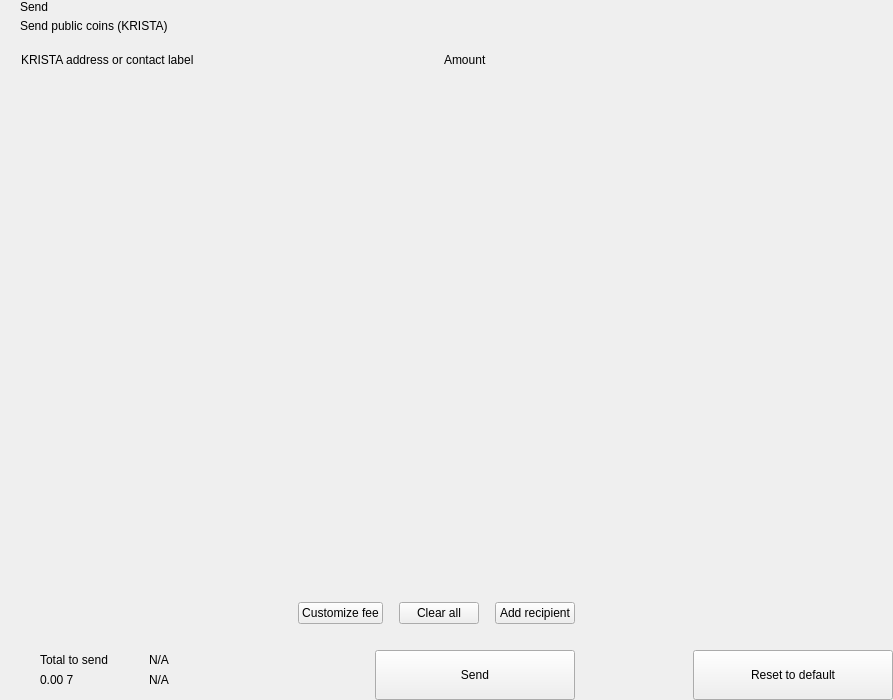
<?xml version="1.0" encoding="UTF-8"?>
<ui version="4.0">
 <class>send</class>
 <widget class="QWidget" name="send">
  <property name="geometry">
   <rect>
    <x>0</x>
    <y>0</y>
    <width>893</width>
    <height>700</height>
   </rect>
  </property>
  <property name="windowTitle">
   <string>Form</string>
  </property>
  <layout class="QHBoxLayout" name="horizontalLayout_2" stretch="2,1">
   <property name="spacing">
    <number>0</number>
   </property>
   <property name="leftMargin">
    <number>0</number>
   </property>
   <property name="topMargin">
    <number>0</number>
   </property>
   <property name="rightMargin">
    <number>0</number>
   </property>
   <property name="bottomMargin">
    <number>0</number>
   </property>
   <item>
    <widget class="QWidget" name="left" native="true">
     <layout class="QVBoxLayout" name="verticalLayout_3">
      <property name="spacing">
       <number>0</number>
      </property>
      <property name="leftMargin">
       <number>0</number>
      </property>
      <property name="topMargin">
       <number>0</number>
      </property>
      <property name="rightMargin">
       <number>0</number>
      </property>
      <property name="bottomMargin">
       <number>0</number>
      </property>
      <item>
       <layout class="QVBoxLayout" name="verticalLayout_22" stretch="0,0,0,1,0,0,0,0">
        <property name="spacing">
         <number>0</number>
        </property>
        <item>
         <layout class="QHBoxLayout" name="horizontalLayout_3">
          <property name="spacing">
           <number>0</number>
          </property>
          <property name="leftMargin">
           <number>20</number>
          </property>
          <property name="rightMargin">
           <number>20</number>
          </property>
          <item>
           <layout class="QVBoxLayout" name="verticalLayout">
            <property name="spacing">
             <number>5</number>
            </property>
            <item>
             <widget class="QLabel" name="labelTitle">
              <property name="text">
               <string>Send</string>
              </property>
              <property name="alignment">
               <set>Qt::AlignLeading|Qt::AlignLeft|Qt::AlignVCenter</set>
              </property>
             </widget>
            </item>
            <item>
             <widget class="QLabel" name="labelSubtitle1">
              <property name="text">
               <string>Send public coins (KRISTA)</string>
              </property>
             </widget>
            </item>
           </layout>
          </item>
          <item>
           <spacer name="horizontalSpacer">
            <property name="orientation">
             <enum>Qt::Horizontal</enum>
            </property>
            <property name="sizeHint" stdset="0">
             <size>
              <width>40</width>
              <height>20</height>
             </size>
            </property>
           </spacer>
          </item>
         </layout>
        </item>
        <item>
         <spacer name="verticalSpacer_2">
          <property name="orientation">
           <enum>Qt::Vertical</enum>
          </property>
          <property name="sizeType">
           <enum>QSizePolicy::Fixed</enum>
          </property>
          <property name="sizeHint" stdset="0">
           <size>
            <width>20</width>
            <height>20</height>
           </size>
          </property>
         </spacer>
        </item>
        <item>
         <layout class="QHBoxLayout" name="horizontalLayout" stretch="6,0,2">
          <property name="spacing">
           <number>0</number>
          </property>
          <property name="leftMargin">
           <number>10</number>
          </property>
          <property name="topMargin">
           <number>0</number>
          </property>
          <property name="rightMargin">
           <number>20</number>
          </property>
          <property name="bottomMargin">
           <number>0</number>
          </property>
          <item>
           <widget class="QLabel" name="labelSubtitleAddress">
            <property name="styleSheet">
             <string notr="true">margin-left:8px;</string>
            </property>
            <property name="text">
             <string>KRISTA address or contact label</string>
            </property>
           </widget>
          </item>
          <item>
           <spacer name="horizontalSpacer_3">
            <property name="orientation">
             <enum>Qt::Horizontal</enum>
            </property>
            <property name="sizeType">
             <enum>QSizePolicy::Fixed</enum>
            </property>
            <property name="sizeHint" stdset="0">
             <size>
              <width>40</width>
              <height>1</height>
             </size>
            </property>
           </spacer>
          </item>
          <item>
           <widget class="QLabel" name="labelSubtitleAmount">
            <property name="text">
             <string>Amount</string>
            </property>
           </widget>
          </item>
         </layout>
        </item>
        <item>
         <widget class="QScrollArea" name="scrollArea">
          <property name="minimumSize">
           <size>
            <width>0</width>
            <height>350</height>
           </size>
          </property>
          <property name="styleSheet">
           <string notr="true">#scrollArea {
            background:transparent;
            margin-top:10px;
}</string>
          </property>
          <property name="horizontalScrollBarPolicy">
           <enum>Qt::ScrollBarAlwaysOff</enum>
          </property>
          <property name="sizeAdjustPolicy">
           <enum>QAbstractScrollArea::AdjustIgnored</enum>
          </property>
          <property name="widgetResizable">
           <bool>true</bool>
          </property>
          <property name="alignment">
           <set>Qt::AlignLeading|Qt::AlignLeft|Qt::AlignTop</set>
          </property>
          <widget class="QWidget" name="scrollAreaWidgetContents">
           <property name="geometry">
            <rect>
             <x>0</x>
             <y>0</y>
             <width>591</width>
             <height>16</height>
            </rect>
           </property>
           <property name="sizePolicy">
            <sizepolicy hsizetype="Preferred" vsizetype="Maximum">
             <horstretch>0</horstretch>
             <verstretch>0</verstretch>
            </sizepolicy>
           </property>
           <property name="autoFillBackground">
            <bool>false</bool>
           </property>
           <property name="styleSheet">
            <string notr="true">#scrollAreaWidgetContents {
             background:transparent;
             }</string>
           </property>
           <layout class="QVBoxLayout" name="verticalLayout_7">
            <property name="spacing">
             <number>0</number>
            </property>
            <property name="sizeConstraint">
             <enum>QLayout::SetDefaultConstraint</enum>
            </property>
            <property name="leftMargin">
             <number>0</number>
            </property>
            <property name="topMargin">
             <number>0</number>
            </property>
            <property name="rightMargin">
             <number>0</number>
            </property>
            <property name="bottomMargin">
             <number>0</number>
            </property>
           </layout>
          </widget>
         </widget>
        </item>
        <item>
         <spacer name="verticalSpacer_4">
          <property name="orientation">
           <enum>Qt::Vertical</enum>
          </property>
          <property name="sizeType">
           <enum>QSizePolicy::Fixed</enum>
          </property>
          <property name="sizeHint" stdset="0">
           <size>
            <width>20</width>
            <height>20</height>
           </size>
          </property>
         </spacer>
        </item>
        <item>
         <layout class="QHBoxLayout" name="horizontalLayout_20">
          <property name="spacing">
           <number>6</number>
          </property>
          <property name="leftMargin">
           <number>20</number>
          </property>
          <property name="rightMargin">
           <number>20</number>
          </property>
          <item>
           <spacer name="horizontalSpacer_4">
            <property name="orientation">
             <enum>Qt::Horizontal</enum>
            </property>
            <property name="sizeHint" stdset="0">
             <size>
              <width>10</width>
              <height>20</height>
             </size>
            </property>
           </spacer>
          </item>
          <item>
           <widget class="QPushButton" name="pushButtonFee">
            <property name="focusPolicy">
             <enum>Qt::NoFocus</enum>
            </property>
            <property name="text">
             <string>Customize fee</string>
            </property>
           </widget>
          </item>
          <item>
           <spacer name="horizontalSpacer_11">
            <property name="orientation">
             <enum>Qt::Horizontal</enum>
            </property>
            <property name="sizeType">
             <enum>QSizePolicy::Minimum</enum>
            </property>
            <property name="sizeHint" stdset="0">
             <size>
              <width>10</width>
              <height>20</height>
             </size>
            </property>
           </spacer>
          </item>
          <item>
           <widget class="QPushButton" name="pushButtonClear">
            <property name="focusPolicy">
             <enum>Qt::NoFocus</enum>
            </property>
            <property name="layoutDirection">
             <enum>Qt::RightToLeft</enum>
            </property>
            <property name="text">
             <string>Clear all</string>
            </property>
           </widget>
          </item>
          <item>
           <spacer name="horizontalSpacer_6">
            <property name="orientation">
             <enum>Qt::Horizontal</enum>
            </property>
            <property name="sizeType">
             <enum>QSizePolicy::Fixed</enum>
            </property>
            <property name="sizeHint" stdset="0">
             <size>
              <width>10</width>
              <height>20</height>
             </size>
            </property>
           </spacer>
          </item>
          <item>
           <widget class="QPushButton" name="pushButtonAddRecipient">
            <property name="focusPolicy">
             <enum>Qt::NoFocus</enum>
            </property>
            <property name="text">
             <string>Add recipient</string>
            </property>
           </widget>
          </item>
         </layout>
        </item>
        <item>
         <spacer name="verticalSpacer">
          <property name="orientation">
           <enum>Qt::Vertical</enum>
          </property>
          <property name="sizeType">
           <enum>QSizePolicy::Fixed</enum>
          </property>
          <property name="sizeHint" stdset="0">
           <size>
            <width>20</width>
            <height>16</height>
           </size>
          </property>
         </spacer>
        </item>
        <item>
         <layout class="QHBoxLayout" name="horizontalLayout_7">
          <property name="rightMargin">
           <number>20</number>
          </property>
          <item>
           <layout class="QHBoxLayout" name="horizontalLayout_10">
            <property name="spacing">
             <number>0</number>
            </property>
            <property name="leftMargin">
             <number>8</number>
            </property>
            <item>
             <widget class="QStackedWidget" name="stackedWidget">
              <property name="minimumSize">
               <size>
                <width>0</width>
                <height>60</height>
               </size>
              </property>
              <property name="maximumSize">
               <size>
                <width>16777215</width>
                <height>60</height>
               </size>
              </property>
              <widget class="QWidget" name="page1">
               <layout class="QVBoxLayout" name="verticalLayout_71" stretch="0">
                <property name="spacing">
                 <number>6</number>
                </property>
                <property name="leftMargin">
                 <number>12</number>
                </property>
                <property name="topMargin">
                 <number>0</number>
                </property>
                <property name="rightMargin">
                 <number>0</number>
                </property>
                <property name="bottomMargin">
                 <number>0</number>
                </property>
                <item>
                 <widget class="QWidget" name="coinWidget" native="true">
                  <property name="minimumSize">
                   <size>
                    <width>0</width>
                    <height>60</height>
                   </size>
                  </property>
                  <property name="maximumSize">
                   <size>
                    <width>16777215</width>
                    <height>60</height>
                   </size>
                  </property>
                  <layout class="QHBoxLayout" name="horizontalLayout_9">
                   <property name="spacing">
                    <number>0</number>
                   </property>
                   <property name="leftMargin">
                    <number>20</number>
                   </property>
                   <property name="topMargin">
                    <number>10</number>
                   </property>
                   <property name="rightMargin">
                    <number>20</number>
                   </property>
                   <property name="bottomMargin">
                    <number>10</number>
                   </property>
                   <item>
                    <layout class="QVBoxLayout" name="verticalSend">
                     <property name="spacing">
                      <number>0</number>
                     </property>
                     <item>
                      <widget class="QLabel" name="labelTitleTotalSend">
                       <property name="text">
                        <string>Total to send</string>
                       </property>
                      </widget>
                     </item>
                     <item>
                      <widget class="QLabel" name="labelAmountSend">
                       <property name="text">
                        <string notr="true">0.00 7</string>
                       </property>
                      </widget>
                     </item>
                    </layout>
                   </item>
                   <item>
                    <spacer name="horizontalSpacer_9">
                     <property name="orientation">
                      <enum>Qt::Horizontal</enum>
                     </property>
                     <property name="sizeType">
                      <enum>QSizePolicy::Fixed</enum>
                     </property>
                     <property name="sizeHint" stdset="0">
                      <size>
                       <width>20</width>
                       <height>20</height>
                      </size>
                     </property>
                    </spacer>
                   </item>
                   <item>
                    <widget class="QLabel" name="labelLine">
                     <property name="minimumSize">
                      <size>
                       <width>1</width>
                       <height>0</height>
                      </size>
                     </property>
                     <property name="maximumSize">
                      <size>
                       <width>1</width>
                       <height>16777215</height>
                      </size>
                     </property>
                     <property name="text">
                      <string/>
                     </property>
                    </widget>
                   </item>
                   <item>
                    <spacer name="horizontalSpacer_10">
                     <property name="orientation">
                      <enum>Qt::Horizontal</enum>
                     </property>
                     <property name="sizeType">
                      <enum>QSizePolicy::Fixed</enum>
                     </property>
                     <property name="sizeHint" stdset="0">
                      <size>
                       <width>20</width>
                       <height>20</height>
                      </size>
                     </property>
                    </spacer>
                   </item>
                   <item>
                    <layout class="QVBoxLayout" name="verticalRemaining">
                     <property name="spacing">
                      <number>0</number>
                     </property>
                     <item>
                      <widget class="QLabel" name="labelTitleTotalRemaining">
                       <property name="text">
                        <string notr="true">N/A</string>
                       </property>
                      </widget>
                     </item>
                     <item>
                      <widget class="QLabel" name="labelAmountRemaining">
                       <property name="text">
                        <string notr="true">N/A</string>
                       </property>
                      </widget>
                     </item>
                    </layout>
                   </item>
                  </layout>
                 </widget>
                </item>
               </layout>
              </widget>
              <widget class="QWidget" name="page_2"/>
             </widget>
            </item>
           </layout>
          </item>
          <item>
           <spacer name="horizontalSpacer_5">
            <property name="orientation">
             <enum>Qt::Horizontal</enum>
            </property>
            <property name="sizeType">
             <enum>QSizePolicy::Expanding</enum>
            </property>
            <property name="sizeHint" stdset="0">
             <size>
              <width>40</width>
              <height>20</height>
             </size>
            </property>
           </spacer>
          </item>
          <item alignment="Qt::AlignBottom">
           <widget class="QPushButton" name="pushButtonSave">
            <property name="minimumSize">
             <size>
              <width>200</width>
              <height>50</height>
             </size>
            </property>
            <property name="maximumSize">
             <size>
              <width>200</width>
              <height>50</height>
             </size>
            </property>
            <property name="focusPolicy">
             <enum>Qt::NoFocus</enum>
            </property>
            <property name="text">
             <string>Send</string>
            </property>
           </widget>
          </item>
         </layout>
        </item>
       </layout>
      </item>
     </layout>
    </widget>
   </item>
   <item>
    <widget class="QWidget" name="right" native="true">
     <layout class="QVBoxLayout" name="verticalLayout_5">
      <property name="leftMargin">
       <number>0</number>
      </property>
      <property name="topMargin">
       <number>0</number>
      </property>
      <property name="rightMargin">
       <number>0</number>
      </property>
      <property name="bottomMargin">
       <number>0</number>
      </property>
      <item>
       <layout class="QVBoxLayout" name="verticalLayout_4">
        <property name="spacing">
         <number>6</number>
        </property>
        <item>
         <widget class="OptionButton" name="btnCoinControl" native="true">
          <property name="minimumSize">
           <size>
            <width>0</width>
            <height>50</height>
           </size>
          </property>
         </widget>
        </item>
        <item>
         <widget class="OptionButton" name="btnChangeAddress" native="true">
          <property name="minimumSize">
           <size>
            <width>0</width>
            <height>50</height>
           </size>
          </property>
         </widget>
        </item>
        <item>
         <widget class="OptionButton" name="btnUri" native="true">
          <property name="minimumSize">
           <size>
            <width>0</width>
            <height>50</height>
           </size>
          </property>
         </widget>
        </item>
        <item>
         <spacer name="verticalSpacer_5">
          <property name="orientation">
           <enum>Qt::Vertical</enum>
          </property>
          <property name="sizeHint" stdset="0">
           <size>
            <width>20</width>
            <height>40</height>
           </size>
          </property>
         </spacer>
        </item>
        <item>
         <layout class="QHBoxLayout" name="horizontalLayout_8">
          <item>
           <spacer name="horizontalSpacer_7">
            <property name="orientation">
             <enum>Qt::Horizontal</enum>
            </property>
            <property name="sizeHint" stdset="0">
             <size>
              <width>40</width>
              <height>20</height>
             </size>
            </property>
           </spacer>
          </item>
          <item>
           <widget class="QPushButton" name="pushButtonReset">
            <property name="minimumSize">
             <size>
              <width>200</width>
              <height>50</height>
             </size>
            </property>
            <property name="maximumSize">
             <size>
              <width>200</width>
              <height>50</height>
             </size>
            </property>
            <property name="focusPolicy">
             <enum>Qt::NoFocus</enum>
            </property>
            <property name="text">
             <string>Reset to default</string>
            </property>
           </widget>
          </item>
         </layout>
        </item>
       </layout>
      </item>
     </layout>
    </widget>
   </item>
  </layout>
 </widget>
 <customwidgets>
  <customwidget>
   <class>OptionButton</class>
   <extends>QWidget</extends>
   <header>qt/pivx/optionbutton.h</header>
   <container>1</container>
  </customwidget>
 </customwidgets>
 <resources/>
 <connections/>
</ui>
